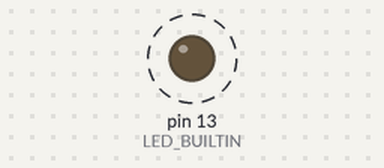
Recording of a sketch running on a simulated Arduino Uno, built with avr-gcc and run on an emulated ATmega328P. On the bench: output pins drawn as LEDs (lit = HIGH). Dashed ring = blinking.

Above: at 0.5 s.
Timing chart, 0 to 4.6 s (numbered marks = the images above):
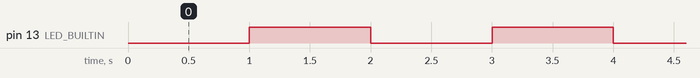

Measured:
- by itself, pin 13 (LED_BUILTIN): alternates HIGH for 1.0 s and LOW for 1.0 s

The sketch:

blink-interval.ino
```cpp
void setup() {
  pinMode(LED_BUILTIN, OUTPUT);
}

void loop() {
  static uint32_t blinkInterval = 1000000; // interval in microseconds
  static uint32_t lastBlink = micros();
  if ( micros() - lastBlink >= blinkInterval ) {
    lastBlink = micros();
    digitalWrite( LED_BUILTIN, digitalRead(LED_BUILTIN)==LOW? HIGH:LOW );
  }
}
```
